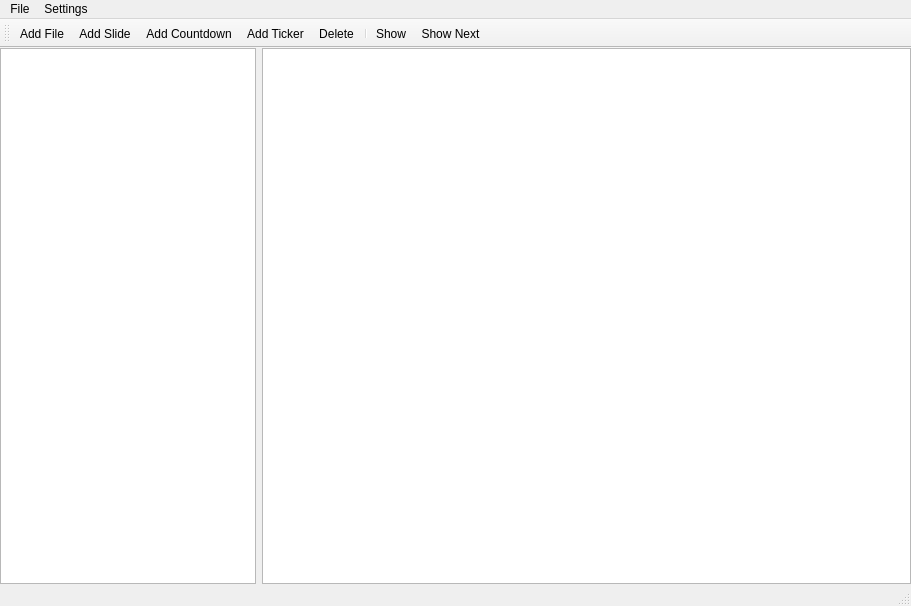
<?xml version="1.0" encoding="UTF-8"?>
<ui version="4.0">
 <class>MainWindow</class>
 <widget class="QMainWindow" name="MainWindow">
  <property name="geometry">
   <rect>
    <x>0</x>
    <y>0</y>
    <width>911</width>
    <height>606</height>
   </rect>
  </property>
  <property name="sizePolicy">
   <sizepolicy hsizetype="MinimumExpanding" vsizetype="MinimumExpanding">
    <horstretch>0</horstretch>
    <verstretch>0</verstretch>
   </sizepolicy>
  </property>
  <property name="minimumSize">
   <size>
    <width>550</width>
    <height>350</height>
   </size>
  </property>
  <property name="windowTitle">
   <string>Beamer</string>
  </property>
  <property name="locale">
   <locale language="English" country="UnitedStates"/>
  </property>
  <property name="unifiedTitleAndToolBarOnMac">
   <bool>false</bool>
  </property>
  <widget class="QWidget" name="centralwidget">
   <property name="sizePolicy">
    <sizepolicy hsizetype="MinimumExpanding" vsizetype="MinimumExpanding">
     <horstretch>0</horstretch>
     <verstretch>0</verstretch>
    </sizepolicy>
   </property>
   <property name="minimumSize">
    <size>
     <width>500</width>
     <height>300</height>
    </size>
   </property>
   <layout class="QHBoxLayout" name="horizontalLayout_2">
    <property name="leftMargin">
     <number>0</number>
    </property>
    <property name="topMargin">
     <number>0</number>
    </property>
    <property name="rightMargin">
     <number>0</number>
    </property>
    <property name="bottomMargin">
     <number>0</number>
    </property>
    <item>
     <widget class="QListWidget" name="listWidget">
      <property name="sizePolicy">
       <sizepolicy hsizetype="Fixed" vsizetype="MinimumExpanding">
        <horstretch>0</horstretch>
        <verstretch>0</verstretch>
       </sizepolicy>
      </property>
      <property name="minimumSize">
       <size>
        <width>150</width>
        <height>300</height>
       </size>
      </property>
     </widget>
    </item>
    <item>
     <widget class="QTableView" name="tableView">
      <property name="sizePolicy">
       <sizepolicy hsizetype="MinimumExpanding" vsizetype="MinimumExpanding">
        <horstretch>0</horstretch>
        <verstretch>0</verstretch>
       </sizepolicy>
      </property>
      <property name="minimumSize">
       <size>
        <width>300</width>
        <height>300</height>
       </size>
      </property>
     </widget>
    </item>
   </layout>
  </widget>
  <widget class="QMenuBar" name="menubar">
   <property name="geometry">
    <rect>
     <x>0</x>
     <y>0</y>
     <width>911</width>
     <height>22</height>
    </rect>
   </property>
   <widget class="QMenu" name="menuFile">
    <property name="title">
     <string>File</string>
    </property>
    <addaction name="actionAdd_File"/>
    <addaction name="actionAdd_Slide"/>
    <addaction name="actionAdd_Countdown"/>
    <addaction name="actionAdd_Ticker"/>
    <addaction name="actionDelete"/>
    <addaction name="separator"/>
    <addaction name="actionShow"/>
    <addaction name="actionShow_Next"/>
   </widget>
   <widget class="QMenu" name="menuSettings">
    <property name="title">
     <string>Settings</string>
    </property>
    <addaction name="actionSettings"/>
   </widget>
   <addaction name="menuFile"/>
   <addaction name="menuSettings"/>
  </widget>
  <widget class="QStatusBar" name="statusbar"/>
  <widget class="QToolBar" name="toolBar">
   <property name="windowTitle">
    <string>toolBar</string>
   </property>
   <attribute name="toolBarArea">
    <enum>TopToolBarArea</enum>
   </attribute>
   <attribute name="toolBarBreak">
    <bool>false</bool>
   </attribute>
   <addaction name="actionAdd_File"/>
   <addaction name="actionAdd_Slide"/>
   <addaction name="actionAdd_Countdown"/>
   <addaction name="actionAdd_Ticker"/>
   <addaction name="actionDelete"/>
   <addaction name="separator"/>
   <addaction name="actionShow"/>
   <addaction name="actionShow_Next"/>
  </widget>
  <action name="actionAdd_File">
   <property name="text">
    <string>Add File</string>
   </property>
   <property name="toolTip">
    <string>Add new file</string>
   </property>
   <property name="shortcut">
    <string>Ctrl+A</string>
   </property>
  </action>
  <action name="actionDelete">
   <property name="text">
    <string>Delete</string>
   </property>
   <property name="toolTip">
    <string>Delete selected items</string>
   </property>
   <property name="shortcut">
    <string>Del</string>
   </property>
  </action>
  <action name="actionShow">
   <property name="text">
    <string>Show</string>
   </property>
   <property name="toolTip">
    <string>Show selected item</string>
   </property>
   <property name="shortcut">
    <string>Ctrl+S</string>
   </property>
  </action>
  <action name="actionShow_Next">
   <property name="text">
    <string>Show Next</string>
   </property>
   <property name="toolTip">
    <string>Show next item</string>
   </property>
   <property name="shortcut">
    <string>Ctrl+N</string>
   </property>
  </action>
  <action name="actionSettings">
   <property name="text">
    <string>Settings</string>
   </property>
   <property name="toolTip">
    <string>Open Settings</string>
   </property>
  </action>
  <action name="actionAdd_Countdown">
   <property name="text">
    <string>Add Countdown</string>
   </property>
   <property name="toolTip">
    <string>Add new countdown</string>
   </property>
  </action>
  <action name="actionAdd_Ticker">
   <property name="text">
    <string>Add Ticker</string>
   </property>
  </action>
  <action name="actionAdd_Slide">
   <property name="text">
    <string>Add Slide</string>
   </property>
   <property name="toolTip">
    <string>Add new slide</string>
   </property>
  </action>
 </widget>
 <resources/>
 <connections/>
</ui>
